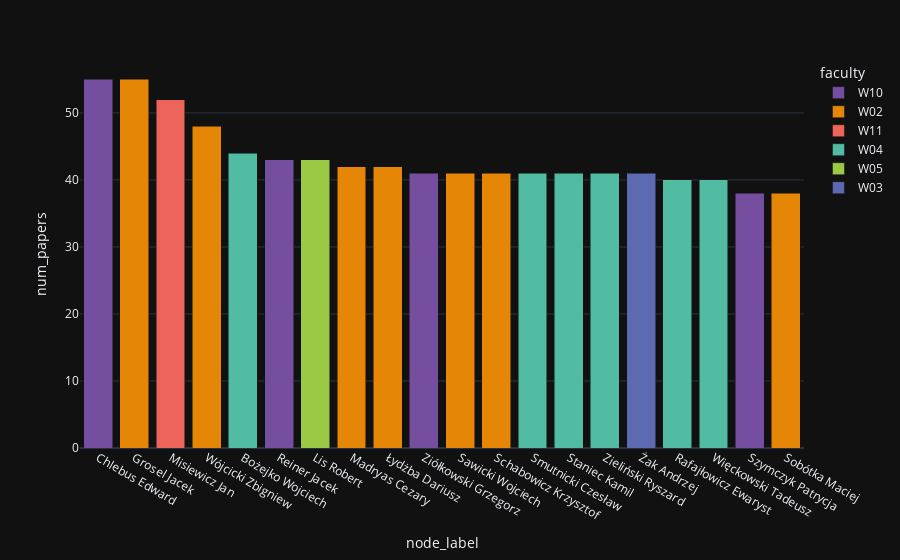

Source (notebook cell):
### Code cell
fig = px.bar(papers_ranking.head(20), y="num_papers", x="node_label", color="faculty", color_discrete_map=FACULTY_COLOR_MAP)
fig.update_layout(barmode="stack", xaxis={"categoryorder": "total descending"})
fig.show()

### Figure 1 — Plotly figure (JSON) as saved in the notebook; plotly's stock layout.template omitted (floating-point values rounded to 4 significant figures)
{"data": [{"alignmentgroup": "True", "hovertemplate": "faculty=W10<br>node_label=%{x}<br>num_papers=%{y}<extra></extra>", "legendgroup": "W10", "marker": {"color": "#764E9F", "pattern": {"shape": ""}}, "name": "W10", "offsetgroup": "W10", "orientation": "v", "showlegend": true, "textposition": "auto", "x": ["Chlebus Edward", "Reiner Jacek", "Ziółkowski Grzegorz", "Szymczyk Patrycja"], "xaxis": "x", "y": [55, 43, 41, 38], "yaxis": "y", "type": "bar"}, {"alignmentgroup": "True", "hovertemplate": "faculty=W02<br>node_label=%{x}<br>num_papers=%{y}<extra></extra>", "legendgroup": "W02", "marker": {"color": "#E58606", "pattern": {"shape": ""}}, "name": "W02", "offsetgroup": "W02", "orientation": "v", "showlegend": true, "textposition": "auto", "x": ["Grosel Jacek", "Wójcicki Zbigniew", "Madryas Cezary", "Łydżba Dariusz", "Sawicki Wojciech", "Schabowicz Krzysztof", "Sobótka Maciej"], "xaxis": "x", "y": [55, 48, 42, 42, 41, 41, 38], "yaxis": "y", "type": "bar"}, {"alignmentgroup": "True", "hovertemplate": "faculty=W11<br>node_label=%{x}<br>num_papers=%{y}<extra></extra>", "legendgroup": "W11", "marker": {"color": "#ED645A", "pattern": {"shape": ""}}, "name": "W11", "offsetgroup": "W11", "orientation": "v", "showlegend": true, "textposition": "auto", "x": ["Misiewicz Jan"], "xaxis": "x", "y": [52], "yaxis": "y", "type": "bar"}, {"alignmentgroup": "True", "hovertemplate": "faculty=W04<br>node_label=%{x}<br>num_papers=%{y}<extra></extra>", "legendgroup": "W04", "marker": {"color": "#52BCA3", "pattern": {"shape": ""}}, "name": "W04", "offsetgroup": "W04", "orientation": "v", "showlegend": true, "textposition": "auto", "x": ["Bożejko Wojciech", "Smutnicki Czesław", "Staniec Kamil", "Zieliński Ryszard", "Rafajłowicz Ewaryst", "Więckowski Tadeusz"], "xaxis": "x", "y": [44, 41, 41, 41, 40, 40], "yaxis": "y", "type": "bar"}, {"alignmentgroup": "True", "hovertemplate": "faculty=W05<br>node_label=%{x}<br>num_papers=%{y}<extra></extra>", "legendgroup": "W05", "marker": {"color": "#99C945", "pattern": {"shape": ""}}, "name": "W05", "offsetgroup": "W05", "orientation": "v", "showlegend": true, "textposition": "auto", "x": ["Lis Robert"], "xaxis": "x", "y": [43], "yaxis": "y", "type": "bar"}, {"alignmentgroup": "True", "hovertemplate": "faculty=W03<br>node_label=%{x}<br>num_papers=%{y}<extra></extra>", "legendgroup": "W03", "marker": {"color": "#5D69B1", "pattern": {"shape": ""}}, "name": "W03", "offsetgroup": "W03", "orientation": "v", "showlegend": true, "textposition": "auto", "x": ["Żak Andrzej"], "xaxis": "x", "y": [41], "yaxis": "y", "type": "bar"}], "layout": {"xaxis": {"anchor": "y", "domain": [0.0, 1.0], "title": {"text": "node_label"}, "categoryorder": "total descending"}, "yaxis": {"anchor": "x", "domain": [0.0, 1.0], "title": {"text": "num_papers"}}, "legend": {"title": {"text": "faculty"}, "tracegroupgap": 0}, "margin": {"t": 60}, "barmode": "stack"}}
